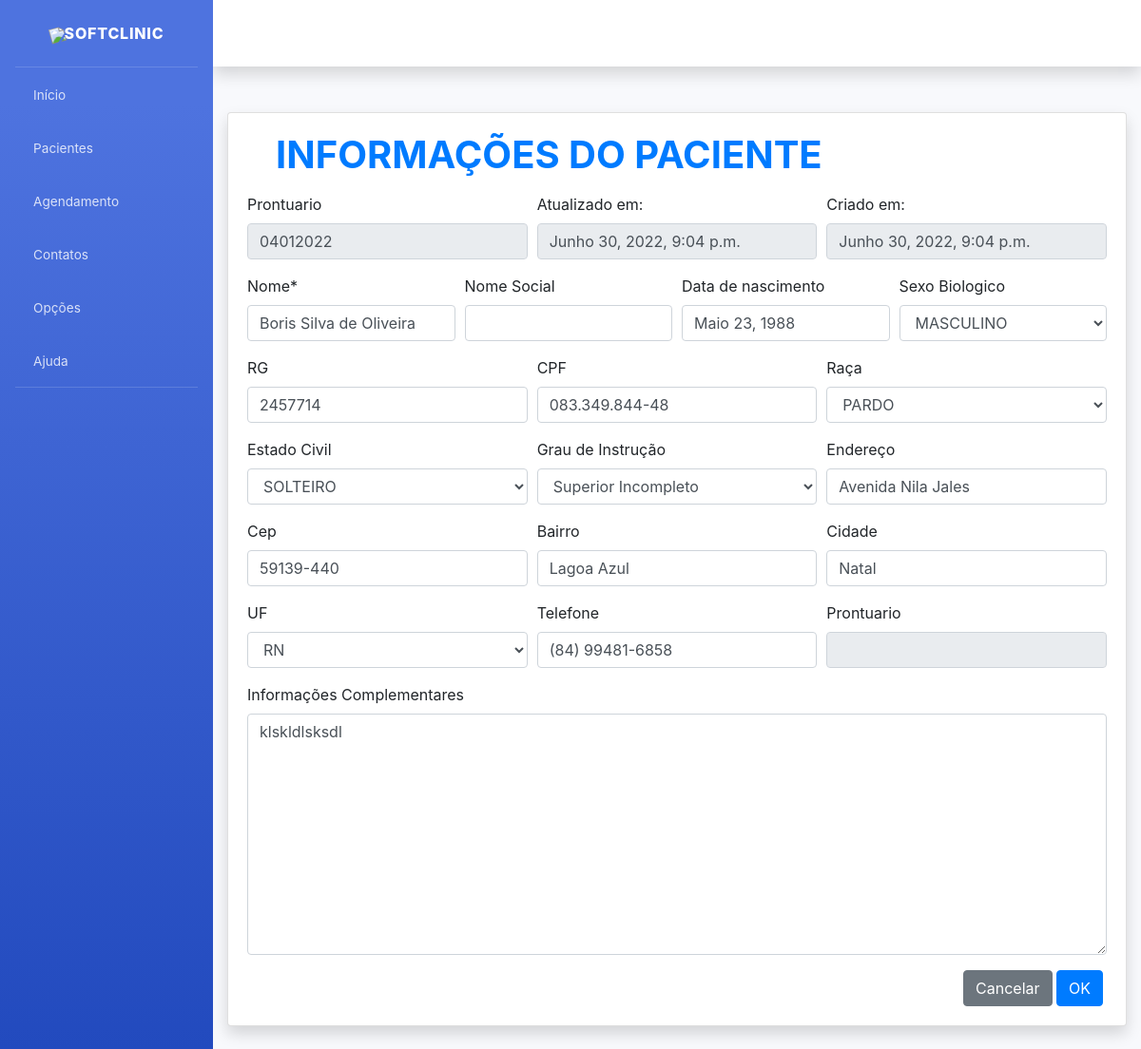
The page /pacientes/editar/3/ (signed in) on the database its author committed.
### pacientes/models.py (models this page shows, shortened)
class Paciente(models.Model):
    created_at = models.DateTimeField(auto_now_add=True)
    updated_at = models.DateTimeField(auto_now=True)
    nome = models.CharField(verbose_name="Nome", max_length=200)
    nome_social = models.CharField(verbose_name="Nome Social", max_length=200, blank=True)
    data_nascimento = models.DateField(verbose_name="Data de Nascimento", auto_now=False, auto_now_add=False)
    sexo_biologico = models.CharField(verbose_name="Sexo Biologico", max_length=200, blank=True)
    rg = models.CharField(verbose_name="RG", max_length=200, blank=True)
    cpf = models.CharField(verbose_name="CPF", max_length=200)
    raca = models.CharField(verbose_name="Raça", max_length=200)
    estado_civil = models.CharField(verbose_name="Estado Civil", max_length=200)
    grau_instrucao = models.CharField(verbose_name="Grau de Instrução", max_length=200)
    endereco = models.CharField(verbose_name="Endereço", max_length=200)
    cep = models.CharField(verbose_name="CEP", max_length=200)
    bairro = models.CharField(verbose_name="Bairro", max_length=200)
    cidade = models.CharField(verbose_name="Cidade", max_length=200)
    uf = models.CharField(verbose_name="UF", max_length=2)
    telefone_celular = models.CharField(verbose_name="Telefone Celular", max_length=200)
    informacoes_complementares = models.TextField(verbose_name="Informações Complementares")

### prontuario/models.py (models this page shows)
class Prontuario(models.Model):
    paciente = models.OneToOneField(Paciente, on_delete=models.CASCADE)
    num_prontuario = models.CharField("NumProntuario", max_length=200)
    def __str__(self):
        return self.num_prontuario

### pacientes/views.py (the view)
# urls.py: path("pacientes/editar/<int:pk>/", PacienteUpdate.as_view(), name="paciente_editar"),
class PacienteUpdate(LoginRequiredMixin, SuccessMessageMixin, UpdateView):
    login_url = reverse_lazy("login")
    model = Paciente
    fields = "__all__"
    template_name = "pacientes/paciente_editar2.html"
    success_message = "Paciente atualizado com Sucesso!"

### pacientes/templates/pacientes/paciente_editar2.html (shortened to what this page needs)
{% extends "pacientes/base.html" %}
{% load static %}
{% load crispy_forms_tags %}
{% block content%}
<div class="container">
    <div class="card shadow mb-4">
        <div class="card-body">
            <h1 class="mb-3 text-primary">
                <b>INFORMAÇÕES DO PACIENTE</b>
            </h1>
        <form method="POST" action=".">
            <div class="form-row">
                <div class="form-group col-md-4">
                    <label>Prontuario</label>
                    <input type="text" class="form-control" value="{{ object.prontuario }}" disabled>
                </div>
                <div class="form-group col-md-4">
                    <label>Atualizado em:</label>
                    <input type="text" class="form-control" value="{{ object.updated_at}}" name="updated_at" disabled>
                </div>
                <div class="form-group col-md-4">
                    <label>Criado em:</label>
                    <input type="text" class="form-control" value="{{ object.created_at}}" name="created_at" disabled>
                </div>
            </div>
            <div class="form-row">
                <div class="form-group col-md-3">
                    <label  class="requiredField">Nome<span class="asteriskField">*</span> </label>
                    <input type="text"  value="{{ object.nome }}" name="nome" class="textinput textInput form-control" id="id_nome_social">
                </div>
                <div class="form-group col-md-3">
                    <label>Nome Social</label>
                    <input type="text" class="form-control" value="{{ object.nome_social}}" name="nome_social">
                </div>
                <div class="form-group col-md-3">
                    <label>Data de nascimento</label>
                    <input type="text" class="form-control" value="{{ object.data_nascimento }}" name="data_nascimento" >
                </div>
                <div class="form-group col-md-3">
                    <label>Sexo Biologico</label>
                    <div class="">
                        <select name="sexo_biologico" class="select form-control" id="id_sexo_biologico">
                            <option value="{{ object.sexo_biologico }}">{{ object.sexo_biologico }}</option>
                        </select>
                    </div>
                </div>
            </div>
                <div class="form-row">
                <div class="form-group col-md-4">
                    <label>RG</label>
                    <input type="text" class="form-control" value="{{ object.rg}}" name="rg">
                </div>
                <div class="form-group col-md-4">
                    <label>CPF</label>
                    <input type="text" class="form-control" value="{{ object.cpf }}" name="cpf">
                </div>
                <div class="form-group col-md-4">
                    <label>Raça</label>
                    <div class="">
                        <select name="raca" class="select form-control">
                            <option value="{{ object.raca }}">{{ object.raca }}</option>
                        </select>
                    </div>
                </div>
            </div>
            <div class="form-row">
                <div class="form-group col-md-4">
                    <label>Estado Civil</label>
                    <div class="">
                        <select name="estado_civil" class="select form-control">
                            <option value="{{ object.estado_civil }}">{{ object.estado_civil }}</option>
                        </select>
                    </div>
                </div>
                <div class="form-group col-md-4">
                    <label>Grau de Instrução</label>
                    <div class="">
                        <select name="grau_instrucao" class="select form-control">
                            <option value="{{ object.grau_instrucao }}">{{ object.grau_instrucao }}</option>
                        </select>
                    </div>
                </div>
                <div class="form-group col-md-4">
                    <label>Endereço</label>
                    <input type="text" class="form-control" value="{{ object.endereco }}" name="endereco">
                </div>
            </div>
            <div class="form-row">
                <div class="form-group col-md-4">
                    <label>Cep</label>
                    <input type="text" class="form-control" value="{{ object.cep}}" name="cep">
                </div>
                <div class="form-group col-md-4">
                    <label>Bairro</label>
                    <input type="text" class="form-control" value="{{ object.bairro }}" name="bairro">
                </div>
                <div class="form-group col-md-4">
                    <label>Cidade</label>
                    <input type="text" class="form-control" value="{{ object.cidade }}" name="cidade">
                </div>
            </div>
            <div class="form-row">
                <div class="form-group col-md-4">
                    <label>UF</label>
                    <div class="">
                        <select name="uf" class="select form-control">
                            <option value="{{ object.uf }}">{{ object.uf }}</option>
                        </select>
                    </div>
                </div>
                <div class="form-group col-md-4">
                    <label>Telefone</label>
                    <input type="text" class="form-control" value="{{ object.telefone_celular }}" name="telefone_celular">
                </div>
                <div class="form-group col-md-4">
                    <label>Prontuario</label>
                    <input type="text" class="form-control" value="{{ prontuario.num_prontuario }}" disabled>
                </div>
            </div>
            <div class="form-row">
                <div class="form-group col-md-12">
                    <label>Informações Complementares</label>
                    <textarea type="textarea" cols="40" rows="10" class="textarea form-control"  value="{{ object.informacoes_complementares }}" name="informacoes_complementares">{{ object.informacoes_complementares }}</textarea>
                </div>
            </div>
                <div class="mr-1 text-right">
                    <a href="{% url 'paciente_detalhes' object.pk %}" class="btn btn-secondary text-white" type="button">
                        Cancelar
                    </a>
                     <button type="submit" class="btn btn-primary text-white ">OK</button>
                </div>
        </form>
        </div>
    </div>
</div>
{% endblock content%}

### static/css/styles.css (style rules this page uses)
h1 { color: navy; margin-left: 30px; }

### rows shown on the page
Paciente: prontuario "04012022", updated_at "Junho 30, 2022, 9:04 p.m.", created_at "Junho 30, 2022, 9:04 p.m.", nome "Boris Silva de Oliveira", data_nascimento "Maio 23, 1988", sexo_biologico "MASCULINO", rg "2457714", cpf "083.349.844-48", raca "PARDO", estado_civil "SOLTEIRO", grau_instrucao "Superior Incompleto", endereco "Avenida Nila Jales", cep "59139-440", bairro "Lagoa Azul", cidade "Natal", uf "RN", telefone_celular "(84) 99481-6858", informacoes_complementares "klskldlsksdl"
